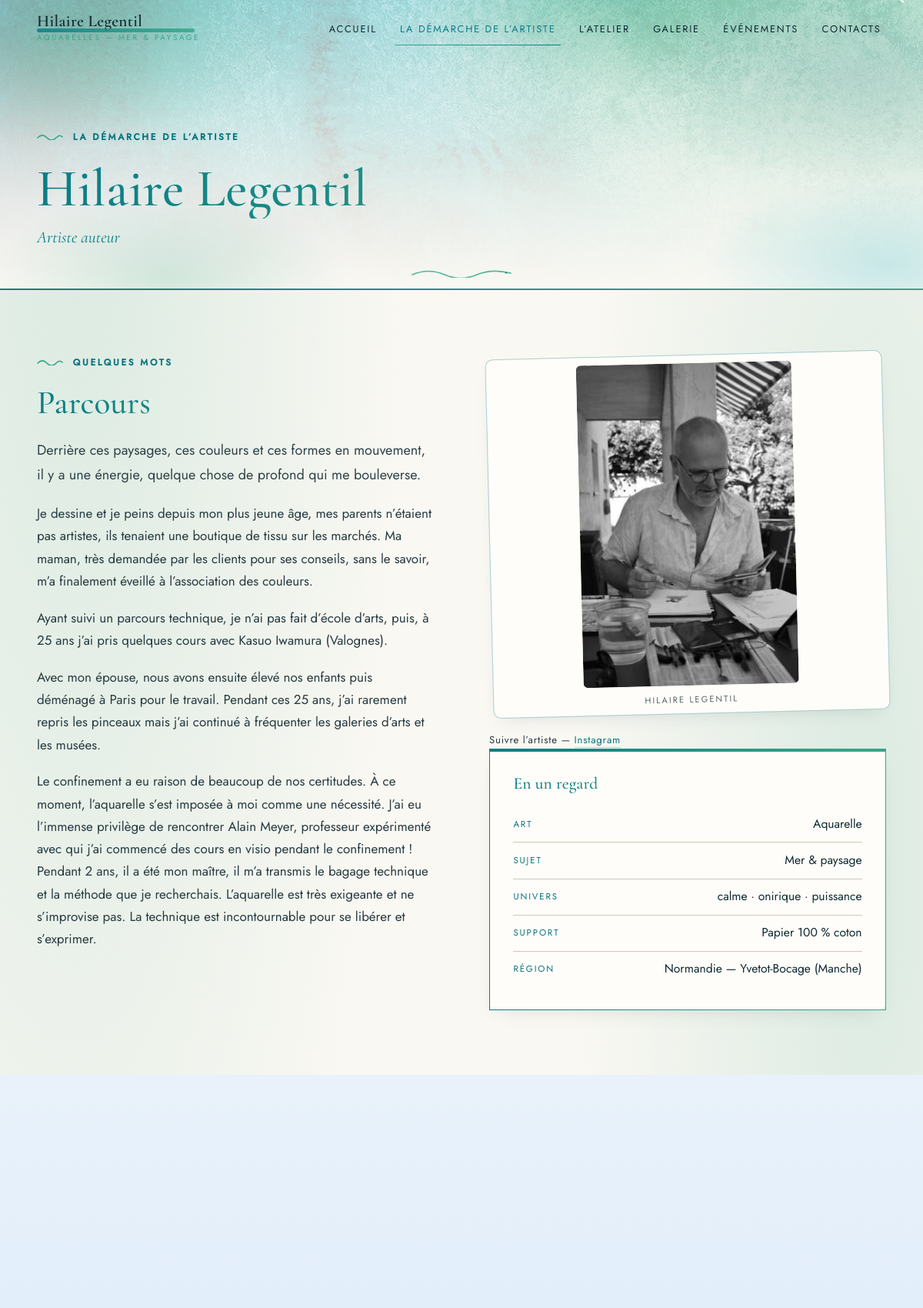
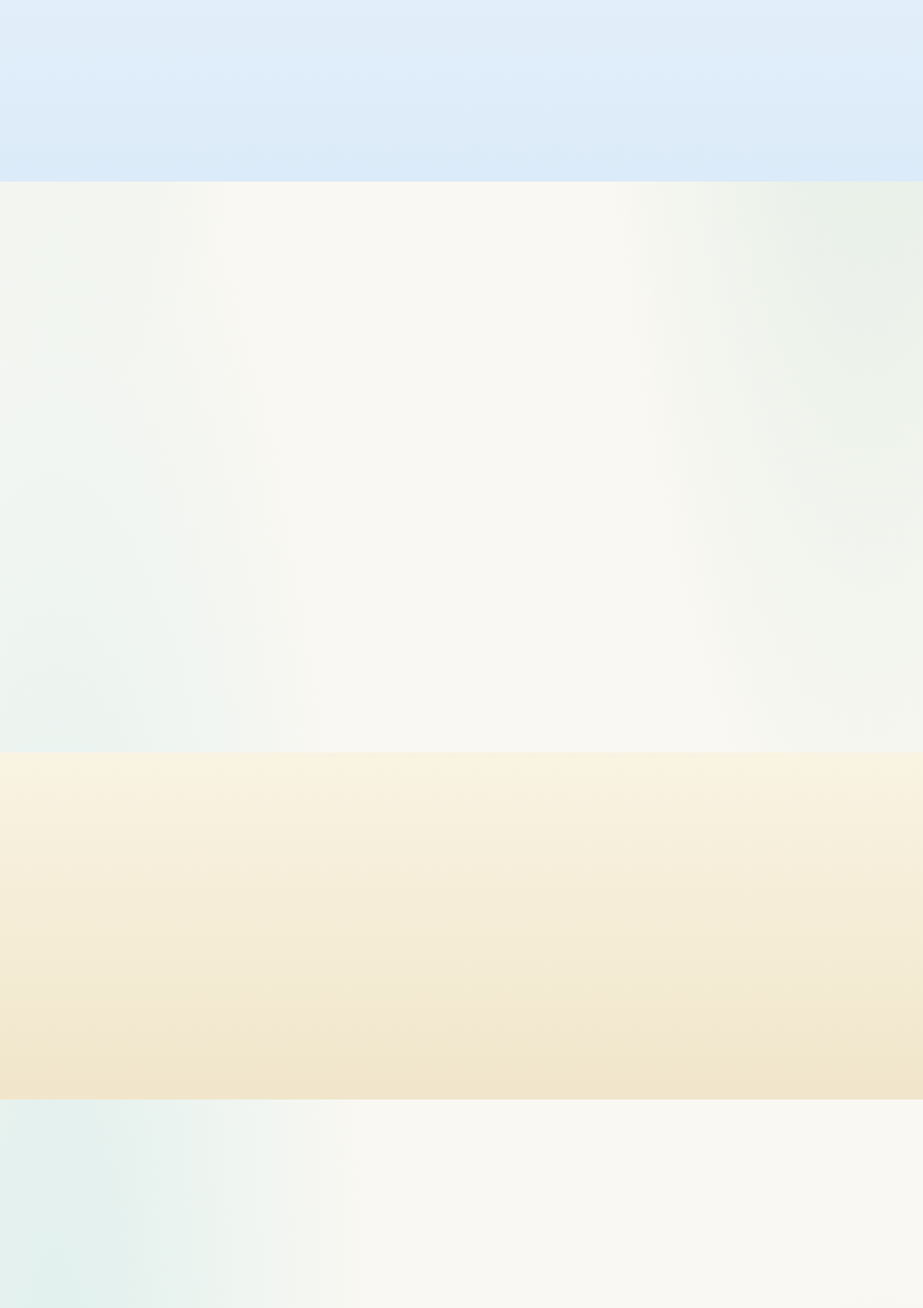
The page /artiste (upper part) on the database its author committed (2 pictures, top to bottom).
### tables this page shows
CREATE TABLE settings (
    key TEXT PRIMARY KEY,
    value TEXT NOT NULL DEFAULT ''
);

### app.py (the view)
@app.route("/artiste")
def artist():
    return render_template("artist.html", expositions=get_news(limit=12))

### app.py (called while the page is built)
@app.template_filter("date_fr")
def date_fr(value):
    return parse_date(value)[0]

@app.context_processor
def inject_globals():
    s = db.get_settings()
    hl_works = get_works()
    return {
        "SITE": SITE,
        "S": s,
        "admin_user": auth.current_admin(),
        "csrf": auth.csrf_token(),
        "year": date.today().year,
        "map_center": [49.4894, -1.5048],   # Yvetot-Bocage (Normandie)
        "map_radius": 75000,                # 75 km
        "hl_slugs": ",".join(w["slug"] for w in hl_works),
        "hl_total": len(hl_works),
        "vapid_pub": VAPID_PUB,
    }

def get_works(only_published=True):
    conn = db.connect()
    q = "SELECT * FROM works"
    if only_published:
        q += " WHERE published = 1"
    q += " ORDER BY position, id"
    rows = conn.execute(q).fetchall()
    conn.close()
    return rows

def get_news(only_published=True, limit=None):
    conn = db.connect()
    q = "SELECT * FROM news"
    if only_published:
        q += " WHERE published = 1"
    q += " ORDER BY COALESCE(NULLIF(event_date,''), created_at) DESC, id DESC"
    if limit:
        q += f" LIMIT {int(limit)}"
    rows = conn.execute(q).fetchall()
    conn.close()
    return rows

@app.after_request
def security_headers(resp):
    resp.headers.setdefault("X-Content-Type-Options", "nosniff")
    resp.headers.setdefault("Referrer-Policy", "strict-origin-when-cross-origin")
    resp.headers.setdefault("Permissions-Policy", "geolocation=(), microphone=(), camera=()")
    return resp

### auth.py (called while the page is built)
def current_admin():
    return session.get("admin_user") if session.get("admin_auth") else None

def csrf_token():
    if "csrf" not in session:
        session["csrf"] = secrets.token_hex(16)
    return session["csrf"]

### db.py (called while the page is built)
def connect():
    os.makedirs(DATA_DIR, exist_ok=True)
    conn = sqlite3.connect(DB_PATH)
    conn.row_factory = sqlite3.Row
    conn.execute("PRAGMA foreign_keys=ON")
    return conn

def get_settings():
    conn = connect()
    rows = conn.execute("SELECT key, value FROM settings").fetchall()
    conn.close()
    return {r["key"]: r["value"] for r in rows}

### templates/artist.html (shortened to what this page needs)
{% extends "base.html" %}
{% block content %}
<header class="page-head">
  <div class="container reveal">
    <p class="label">La démarche de l’artiste</p>
    <h1 class="page-title">Hilaire Legentil</h1>
    <p class="page-sub">Artiste auteur</p>
  </div>
</header>
<section class="section artist-intro">
  <div class="container two-col">
    <div class="artist-text reveal">
      <p class="label">Quelques mots</p>
      <h2 class="h2">Parcours</h2>
      <p class="lead">{{ S.get('artist_intro') }}</p>
      <p>
        Je dessine et je peins depuis mon plus jeune âge, mes parents n’étaient pas
        artistes, ils tenaient une boutique de tissu sur les marchés. Ma maman, très
        demandée par les clients pour ses conseils, sans le savoir, m’a finalement
        éveillé à l’association des couleurs.
      </p>
      <p>
        Ayant suivi un parcours technique, je n’ai pas fait d’école d’arts, puis,
        à 25 ans j’ai pris quelques cours avec Kasuo Iwamura (Valognes).
      </p>
      <p>
        Avec mon épouse, nous avons ensuite élevé nos enfants puis déménagé à Paris
        pour le travail. Pendant ces 25 ans, j’ai rarement repris les pinceaux mais
        j’ai continué à fréquenter les galeries d’arts et les musées.
      </p>
      <p>
        Le confinement a eu raison de beaucoup de nos certitudes. À ce moment,
        l’aquarelle s’est imposée à moi comme une nécessité. J’ai eu l’immense
        privilège de rencontrer Alain Meyer, professeur expérimenté avec qui j’ai
        commencé des cours en visio pendant le confinement&nbsp;! Pendant 2 ans, il a
        été mon maître, il m’a transmis le bagage technique et la méthode que je
        recherchais. L’aquarelle est très exigeante et ne s’improvise pas. La
        technique est incontournable pour se libérer et s’exprimer.
      </p>
    </div>
    <aside class="artist-aside reveal">
      <figure class="portrait-card">
        <img src="{{ url_for('static', filename='img/portrait.jpg') }}"
             alt="Portrait de Hilaire Legentil" width="302" height="452"
             loading="lazy" decoding="async">
        <figcaption>Hilaire Legentil</figcaption>
      </figure>
      {% if S.get('instagram') or S.get('facebook') %}
      <p class="artist-socials">
        Suivre l’artiste —
        {% if S.get('instagram') %}<a href="https://www.instagram.com/{{ S.get('instagram') }}/" rel="me noopener" target="_blank">Instagram</a>{% endif %}
      </p>
      {% endif %}
      <div class="fact-card">
        <h2 class="fact-title">En un regard</h2>
        <dl class="fact-list">
          <div><dt>Art</dt><dd>{{ S.get('regard_art', 'Aquarelle') }}</dd></div>
          <div><dt>Sujet</dt><dd>{{ S.get('regard_sujet', 'Mer & paysage') }}</dd></div>
          <div><dt>Univers</dt><dd>{{ S.get('regard_univers', 'calme · onirique · puissance') }}</dd></div>
          <div><dt>Support</dt><dd>{{ S.get('regard_support', 'Papier 100 % coton') }}</dd></div>
          <div><dt>Région</dt><dd>Normandie — Yvetot-Bocage (Manche)</dd></div>
        </dl>
      </div>
    </aside>
  </div>
</section>
<section class="section tint-sky">
</section>
<section class="section">
</section>
<section class="section tint-sand">
</section>
<section class="section">
</section>
{% endblock %}

### rows shown on the page
settings: get "Derrière ces paysages, ces couleurs et ces formes en mouvement, il y a une énergie, quelque chose de profond qui me bouleverse."
settings: get "Aquarelle"
settings: get "Mer & paysage"
settings: get "calme · onirique · puissance"
settings: get "Papier 100 % coton"
